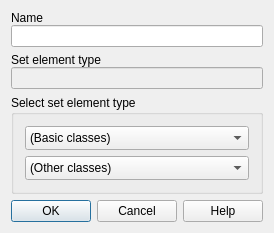
<?xml version="1.0" encoding="UTF-8"?>
<ui version="4.0">
 <class>IDD_SetBox</class>
 <widget class="QDialog" name="IDD_SetBox">
  <property name="geometry">
   <rect>
    <x>0</x>
    <y>0</y>
    <width>223</width>
    <height>224</height>
   </rect>
  </property>
  <property name="windowTitle">
   <string>Set</string>
  </property>
  <layout class="QGridLayout" name="gridLayout">
   <property name="sizeConstraint">
    <enum>QLayout::SetFixedSize</enum>
   </property>
   <property name="margin">
    <number>11</number>
   </property>
   <item row="0" column="0">
    <layout class="QVBoxLayout">
     <property name="spacing">
      <number>6</number>
     </property>
     <property name="margin">
      <number>0</number>
     </property>
     <item>
      <layout class="QVBoxLayout">
       <property name="spacing">
        <number>0</number>
       </property>
       <property name="margin">
        <number>0</number>
       </property>
       <item>
        <widget class="QLabel" name="Label_IDC_STATIC20">
         <property name="focusPolicy">
          <enum>Qt::NoFocus</enum>
         </property>
         <property name="text">
          <string>Name</string>
         </property>
        </widget>
       </item>
       <item>
        <widget class="QLineEdit" name="NewName">
         <property name="focusPolicy">
          <enum>Qt::StrongFocus</enum>
         </property>
         <property name="alignment">
          <set>Qt::AlignLeading</set>
         </property>
        </widget>
       </item>
      </layout>
     </item>
     <item>
      <layout class="QVBoxLayout">
       <property name="spacing">
        <number>0</number>
       </property>
       <property name="margin">
        <number>0</number>
       </property>
       <item>
        <widget class="QLabel" name="Label_IDC_STATIC21">
         <property name="focusPolicy">
          <enum>Qt::NoFocus</enum>
         </property>
         <property name="text">
          <string>Set element type</string>
         </property>
        </widget>
       </item>
       <item>
        <widget class="QLineEdit" name="Extend">
         <property name="enabled">
          <bool>false</bool>
         </property>
         <property name="focusPolicy">
          <enum>Qt::NoFocus</enum>
         </property>
         <property name="alignment">
          <set>Qt::AlignLeading</set>
         </property>
        </widget>
       </item>
      </layout>
     </item>
     <item>
      <widget class="QGroupBox" name="GroupBox_IDC_STATIC11">
       <property name="focusPolicy">
        <enum>Qt::NoFocus</enum>
       </property>
       <property name="title">
        <string>Select set element type</string>
       </property>
       <layout class="QVBoxLayout">
        <property name="spacing">
         <number>6</number>
        </property>
        <property name="margin">
         <number>11</number>
        </property>
        <item>
         <widget class="QComboBox" name="BasicTypes">
          <property name="sizeAdjustPolicy">
           <enum>QComboBox::AdjustToMinimumContentsLengthWithIcon</enum>
          </property>
          <item>
           <property name="text">
            <string>(Basic classes)</string>
           </property>
          </item>
         </widget>
        </item>
        <item>
         <widget class="QComboBox" name="ExTypes">
          <property name="sizeAdjustPolicy">
           <enum>QComboBox::AdjustToMinimumContentsLengthWithIcon</enum>
          </property>
          <item>
           <property name="text">
            <string>(Other classes)</string>
           </property>
          </item>
         </widget>
        </item>
       </layout>
      </widget>
     </item>
    </layout>
   </item>
   <item row="1" column="0">
    <layout class="QHBoxLayout">
     <property name="spacing">
      <number>6</number>
     </property>
     <property name="margin">
      <number>0</number>
     </property>
     <item>
      <widget class="QPushButton" name="ID_OK">
       <property name="sizePolicy">
        <sizepolicy hsizetype="Fixed" vsizetype="Fixed">
         <horstretch>0</horstretch>
         <verstretch>0</verstretch>
        </sizepolicy>
       </property>
       <property name="minimumSize">
        <size>
         <width>1</width>
         <height>0</height>
        </size>
       </property>
       <property name="focusPolicy">
        <enum>Qt::NoFocus</enum>
       </property>
       <property name="text">
        <string>OK</string>
       </property>
       <property name="default">
        <bool>true</bool>
       </property>
      </widget>
     </item>
     <item>
      <widget class="QPushButton" name="ID_CANCEL">
       <property name="sizePolicy">
        <sizepolicy hsizetype="Fixed" vsizetype="Fixed">
         <horstretch>0</horstretch>
         <verstretch>0</verstretch>
        </sizepolicy>
       </property>
       <property name="minimumSize">
        <size>
         <width>1</width>
         <height>0</height>
        </size>
       </property>
       <property name="focusPolicy">
        <enum>Qt::NoFocus</enum>
       </property>
       <property name="text">
        <string>Cancel</string>
       </property>
      </widget>
     </item>
     <item>
      <widget class="QPushButton" name="ID_HELP">
       <property name="sizePolicy">
        <sizepolicy hsizetype="Fixed" vsizetype="Fixed">
         <horstretch>0</horstretch>
         <verstretch>0</verstretch>
        </sizepolicy>
       </property>
       <property name="minimumSize">
        <size>
         <width>1</width>
         <height>0</height>
        </size>
       </property>
       <property name="focusPolicy">
        <enum>Qt::NoFocus</enum>
       </property>
       <property name="text">
        <string>Help</string>
       </property>
      </widget>
     </item>
    </layout>
   </item>
  </layout>
 </widget>
 <layoutdefault spacing="6" margin="11"/>
 <resources/>
 <connections/>
</ui>
